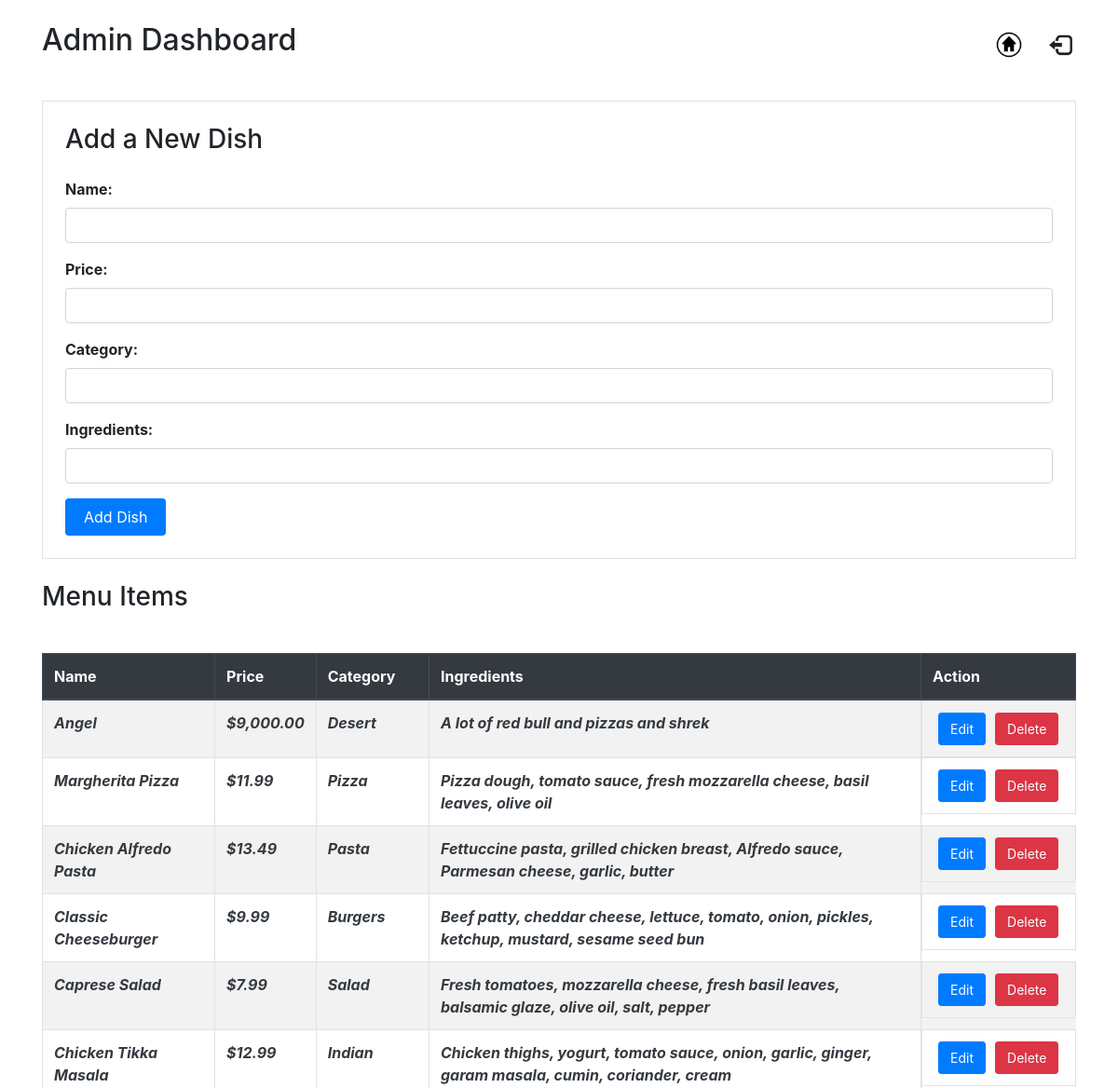
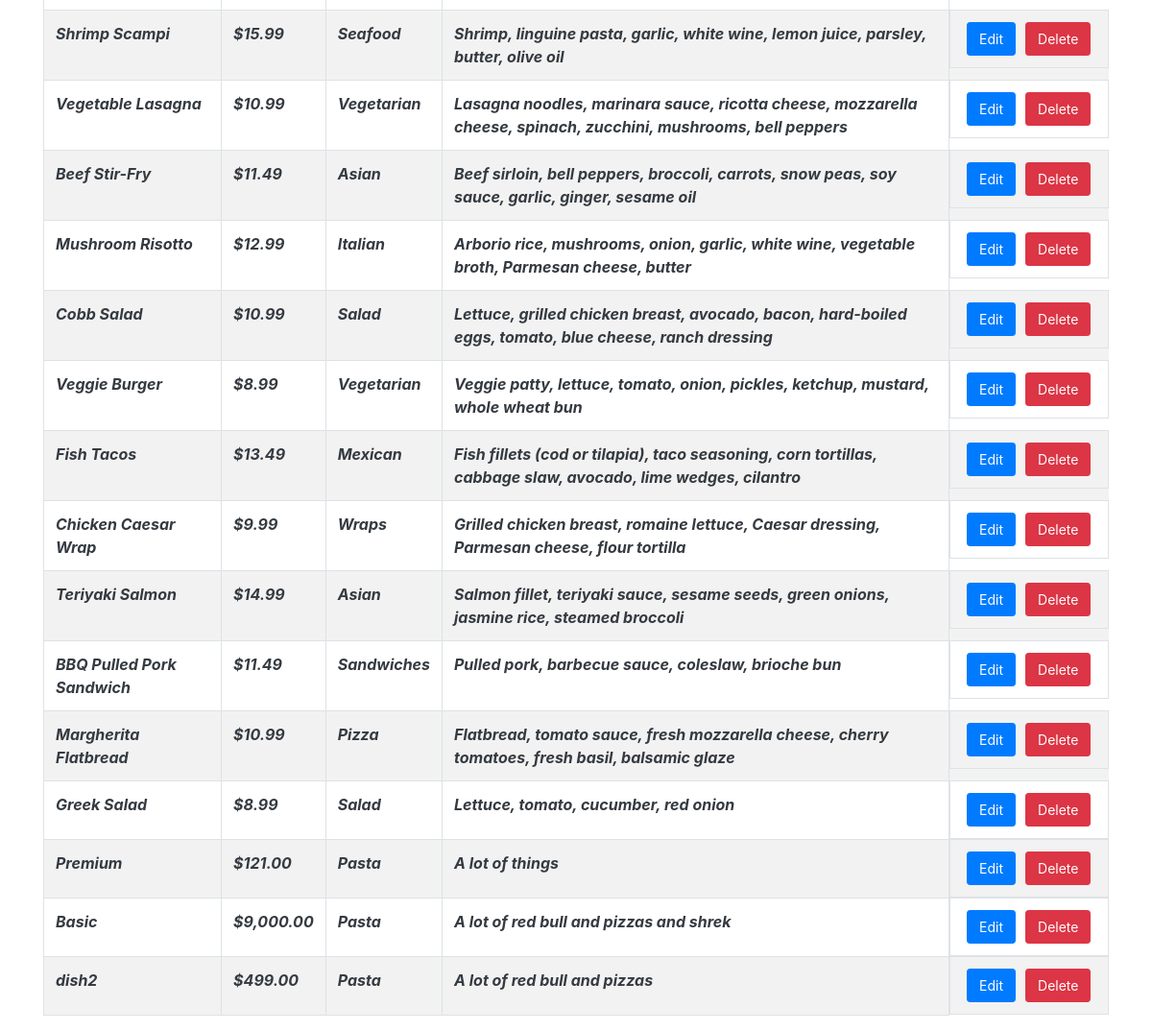
The app's page /admin.php (signed in) with its own data (2 pictures, top to bottom).
### tables this page shows
CREATE TABLE `menu` (
  `id` int(11) NOT NULL,
  `name` varchar(255) NOT NULL,
  `price` decimal(10,2) NOT NULL,
  `category` varchar(50) NOT NULL,
  `image` varchar(255) NOT NULL,
  `ingredients` text NOT NULL
);

### admin.php (the view, shortened to what this page needs)
<?php
require_once "config.php";
$id = $name = $price = $category = $ingredients = "";
$update = false;
$menuItems = mysqli_query($conn, "SELECT * FROM menu");
?>
<!DOCTYPE html>
<html lang="en">
<head>
    <link href="https://stackpath.bootstrapcdn.com/bootstrap/4.5.2/css/bootstrap.min.css" rel="stylesheet">
</head>
<body class="container">
    <div class="row">
        <div class="col-md-6">
            <h2 class="mt-4 mb-4">Admin Dashboard</h2>
        </div>
        <div class="col-md-6 text-right mb-4">
        <img src="assets/img/home.jpg" alt="Home" class="home-icon" onclick="window.location.href = 'index.php';">
            <img src="assets/img/logout.jpg" alt="Logout" class="logout-icon" id="logout-icon">
        </div>
    </div>
    <div class="form-container border p-4">
        <h3 class="mb-4">Add a New Dish</h3>
        <form method="post" action="admin.php">
            <div class="form-group">
                <label for="name">Name:</label>
                <input type="text" name="name" id="name" class="form-control" value="<?php echo $name; ?>" required>
            </div>
            <div class="form-group">
                <label for="price">Price:</label>
                <input type="text" name="price" id="price" class="form-control" value="<?php echo $price; ?>" required>
            </div>
            <div class="form-group">
                <label for="category">Category:</label>
                <input type="text" name="category" id="category" class="form-control" value="<?php echo $category; ?>" required>
            </div>
            <div class="form-group">
                <label for="ingredients">Ingredients:</label>
                <input type="text" name="ingredients" id="ingredients" class="form-control" value="<?php echo $ingredients; ?>" required>
            </div>
            <?php if ($update == true) : ?>
                <button type="submit" name="update" class="btn btn-primary">Update</button>
            <?php else : ?>
                <button type="submit" id="create-button" name="create" class="btn btn-success">Add Dish</button>
            <?php endif; ?>
        </form>
    </div>
    <h3 class="mt-4 mb-4">Menu Items</h3>
    <div class="table-responsive">
        <table class="table table-bordered table-striped">
            <thead class="thead-dark">
                <tr>
                    <th scope="col">Name</th>
                    <th scope="col">Price</th>
                    <th scope="col">Category</th>
                    <th scope="col">Ingredients</th>
                    <th scope="col">Action</th>
                </tr>
            </thead>
            <tbody>
                <?php while ($row = mysqli_fetch_assoc($menuItems)) : ?>
                    <tr>
                        <td><span class="styled-text"><?php echo htmlspecialchars($row['name']); ?></span></td>
                        <td><span class="styled-text">$<?php echo number_format($row['price'], 2); ?></span></td>
                        <td><span class="styled-text"><?php echo htmlspecialchars($row['category']); ?></span></td>
                        <td><span class="styled-text"><?php echo htmlspecialchars($row['ingredients']); ?></span></td>
                        <td class="action-links">
                            <a href="admin.php?edit=<?php echo $row['id']; ?>" class="btn btn-primary btn-sm edit-btn">Edit</a>
                            <a href="admin.php?delete=<?php echo $row['id']; ?>" class="btn btn-danger btn-sm" onclick="return confirmDelete()">Delete</a>
                        </td>
                    </tr>
                <?php endwhile; ?>
            </tbody>
        </table>
    </div>
</body>
</html>

### admin.php (style rules this page uses)
table { width: 100%; border-collapse: collapse; margin-top: 20px; }
th, td { padding: 12px; text-align: left; border: 1px solid #dee2e6; }
th { background-color: #f8f9fa; font-weight: bold; }
.form-container { margin-top: 20px; }
.form-container label { font-weight: bold; }
.form-container input[type="text"] { width: 100%; padding: 8px; margin-bottom: 10px; border: 1px solid #ced4da; border-radius: 4px; }
.form-container button { padding: 8px 20px; background-color: #007bff; color: white; border: none; border-radius: 4px; cursor: pointer; }
.action-links { display: flex; justify-content: center; }
.action-links a { margin: 0 5px; }
.action-links a.btn { padding: 6px 12px; font-size: 14px; }
.action-links a.btn-primary { background-color: #007bff; border-color: #007bff; }
.action-links a.btn-danger { background-color: #dc3545; border-color: #dc3545; }
.styled-text { font-style: italic; font-weight: bold; color: rgb(52, 58, 64); }
.logout-icon { width: 32px; height: 32px; transition: transform 0.3s; margin-top: 32px; }
.home-icon { width: 32px; height: 32px; transition: transform 0.3s; margin-top: 32px; margin-right: 20px; }

### records on screen
menu: name "Angel", price "9,000.00", category "Desert", ingredients "A lot of red bull and pizzas and shrek"
menu: name "Margherita Pizza", price "11.99", category "Pizza", ingredients "Pizza dough, tomato sauce, fresh mozzarella cheese, basil leaves, olive oil"
menu: name "Chicken Alfredo Pasta", price "13.49", category "Pasta", ingredients "Fettuccine pasta, grilled chicken breast, Alfredo sauce, Parmesan cheese, garlic, butter"
menu: name "Classic Cheeseburger", price "9.99", category "Burgers", ingredients "Beef patty, cheddar cheese, lettuce, tomato, onion, pickles, ketchup, mustard, sesame seed bun"
menu: name "Caprese Salad", price "7.99", category "Salad", ingredients "Fresh tomatoes, mozzarella cheese, fresh basil leaves, balsamic glaze, olive oil, salt, pepper"
menu: name "Chicken Tikka Masala", price "12.99", category "Indian", ingredients "Chicken thighs, yogurt, tomato sauce, onion, garlic, ginger, garam masala, cumin, coriander, cream"
menu: name "Shrimp Scampi", price "15.99", category "Seafood", ingredients "Shrimp, linguine pasta, garlic, white wine, lemon juice, parsley, butter, olive oil"
menu: name "Vegetable Lasagna", price "10.99", category "Vegetarian", ingredients "Lasagna noodles, marinara sauce, ricotta cheese, mozzarella cheese, spinach, zucchini, mushrooms, bell peppers"
menu: name "Beef Stir-Fry", price "11.49", category "Asian", ingredients "Beef sirloin, bell peppers, broccoli, carrots, snow peas, soy sauce, garlic, ginger, sesame oil"
menu: name "Mushroom Risotto", price "12.99", category "Italian", ingredients "Arborio rice, mushrooms, onion, garlic, white wine, vegetable broth, Parmesan cheese, butter"
menu: name "Cobb Salad", price "10.99", category "Salad", ingredients "Lettuce, grilled chicken breast, avocado, bacon, hard-boiled eggs, tomato, blue cheese, ranch dressing"
menu: name "Veggie Burger", price "8.99", category "Vegetarian", ingredients "Veggie patty, lettuce, tomato, onion, pickles, ketchup, mustard, whole wheat bun"
menu: name "Fish Tacos", price "13.49", category "Mexican", ingredients "Fish fillets (cod or tilapia), taco seasoning, corn tortillas, cabbage slaw, avocado, lime wedges, cilantro"
menu: name "Chicken Caesar Wrap", price "9.99", category "Wraps", ingredients "Grilled chicken breast, romaine lettuce, Caesar dressing, Parmesan cheese, flour tortilla"
menu: name "Teriyaki Salmon", price "14.99", category "Asian", ingredients "Salmon fillet, teriyaki sauce, sesame seeds, green onions, jasmine rice, steamed broccoli"
menu: name "BBQ Pulled Pork Sandwich", price "11.49", category "Sandwiches", ingredients "Pulled pork, barbecue sauce, coleslaw, brioche bun"
menu: name "Margherita Flatbread", price "10.99", category "Pizza", ingredients "Flatbread, tomato sauce, fresh mozzarella cheese, cherry tomatoes, fresh basil, balsamic glaze"
menu: name "Greek Salad", price "8.99", category "Salad", ingredients "Lettuce, tomato, cucumber, red onion"
menu: name "Premium", price "121.00", category "Pasta", ingredients "A lot of things"
menu: name "Basic", price "9,000.00", category "Pasta", ingredients "A lot of red bull and pizzas and shrek"
menu: name "dish2", price "499.00", category "Pasta", ingredients "A lot of red bull and pizzas"
